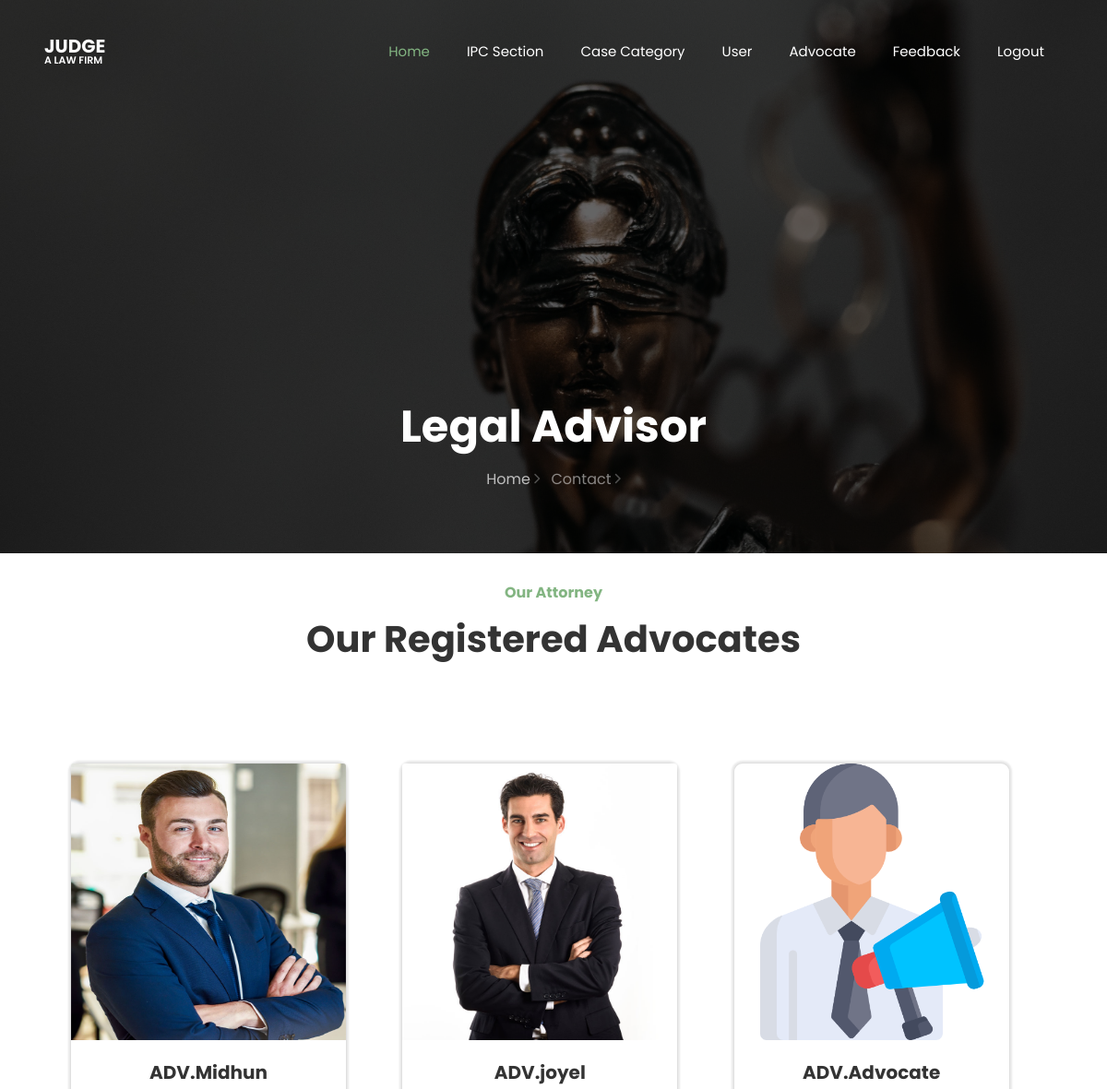
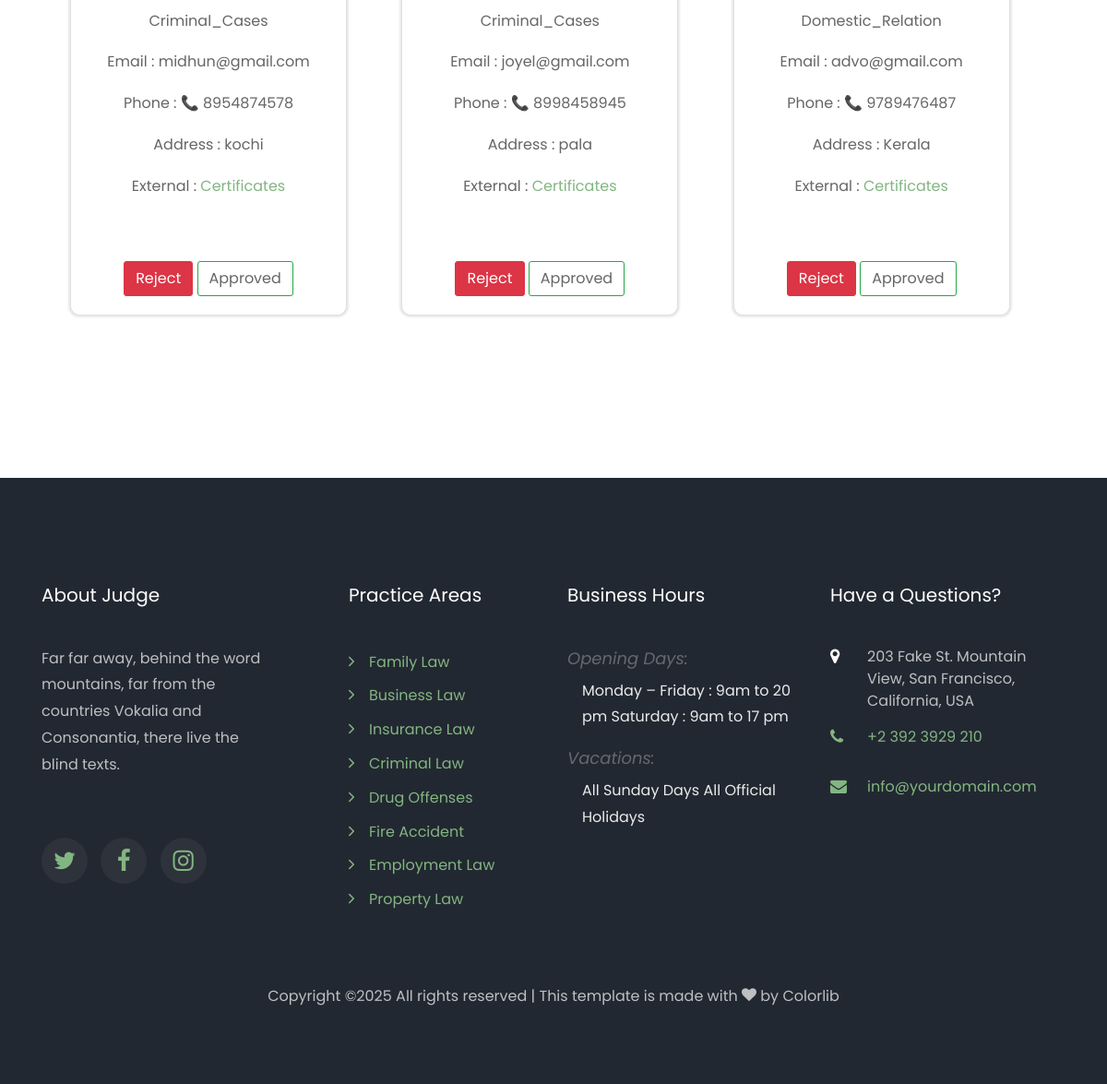
Screenshot of /admviewadvocate/ with the database file from the repository (2 pictures, top to bottom).
### myapp/models.py (models this page shows, shortened)
class Advocate(models.Model):
    name = models.CharField(max_length=100, null=True)
    email = models.EmailField(max_length=100, null=True)
    phone = models.IntegerField(null=True, blank=True)
    address = models.CharField(max_length=300, null=True)
    dob = models.DateField()
    gender = models.CharField(max_length=100)
    image = models.ImageField(null=True, upload_to="profile")
    files = models.FileField(null=True, upload_to="profile")
    loginid = models.ForeignKey(Login, on_delete=models.CASCADE, null=True)
    district= models.CharField(max_length=100, null=True)
    category=models.CharField(max_length=100, null=True)
    qualification=models.CharField(max_length=100, null=True)
    Regfee=models.CharField(max_length=100, null=True,default="Pending")
    advo_rating=models.IntegerField(null=True,blank=True)

### myapp/views.py (the view)
# urls.py: path('admviewadvocate/',views.admviewadvocate),
def admviewadvocate(request):
    view = Advocate.objects.all()
    return render(request, "Admins/advocates.html", {"view": view})

### templates/Admins/advocates.html (shortened to what this page needs)
{% extends 'Admins/common.html' %}
{% load static %}
{% block header %}
<br>
<section class="ftco-section ftco-no-pt">
    <div class="container" style="border-radius: 10px;">
        <div class="row justify-content-center mb-5 pb-3">
            <div class="col-md-7 text-center heading-section ftco-animate">
                <span class="subheading">Our Attorney</span>
                <h2 class="mb-4">Our Registered Advocates</h2>
            </div>
        </div>
        <div class="row m-3 my-5">
            {% for i in view %}
            <div class="col my-3">
                <div class="card" style="border-radius: 10px;box-shadow: 0 0 2px 2px rgb(233, 233, 233);width: 300px;">
                    <img src="/static/media/{{i.image}}" class="card-img-top" height="300px"
                        alt="Hollywood Sign on The Hill" />
                    <div class="card-body">
                        <center>
                            <h5 class="card-title"><b>ADV.{{i.name}}</b></h5>
                            <p class="">{{i.category}}</p>
                            <p class="">Email : {{i.email}}</p>
                            <p class="">Phone : 📞 {{i.phone}}</p>
                            <p class="">Address : {{i.address}}</p>
                            <p class="">External : <a href="/static/media/{{i.files}}">Certificates</a></p>
                            {% if i.loginid.is_active != 1 %}
                            <a href="/approve_advocate?id={{i.loginid_id}}" class="btn btn-success">Approve</a>
                            <a href="/reject_advocate?id={{i.loginid_id}}" class="btn btn-danger">Reject</a>
                            {% else %}
                            <a href="/reject_advocate?id={{i.loginid_id}}" class="btn btn-danger">Reject</a>
                            <a class="btn btn-outline-success">Approved</a>
                            {% endif %}
                        </center>
                    </div>
                </div>
            </div><br><br>
            {% endfor %}
        </div>
    </div>
</section>
{% endblock %}

### templates/Admins/common.html (shortened to what this page needs)
{% load static %}
<!DOCTYPE html>
<html lang="en">
  <head>
    <link rel="stylesheet" href="{% static 'css/open-iconic-bootstrap.min.css' %}">
    <link rel="stylesheet" href="{% static 'css/animate.css' %}">
    <link rel="stylesheet" href="{% static 'css/owl.carousel.min.css' %}">
    <link rel="stylesheet" href="{% static 'css/owl.theme.default.min.css' %}">
    <link rel="stylesheet" href="{% static 'css/magnific-popup.css' %}">
    <link rel="stylesheet" href="{% static 'css/aos.css' %}">
    <link rel="stylesheet" href="{% static 'css/ionicons.min.css' %}">
    <link rel="stylesheet" href="{% static 'css/flaticon.css' %}">
    <link rel="stylesheet" href="{% static 'css/icomoon.css' %}">
    <link rel="stylesheet" href="{% static 'css/style.css' %}">
  </head>
  <body>
	  <nav class="navbar px-md-0 navbar-expand-lg navbar-dark ftco_navbar bg-dark ftco-navbar-light" id="ftco-navbar">
	    <div class="container-fluid px-md-5">
	      <a class="navbar-brand" href="index.html">Judge <span>A Law Firm</span></a>
	      <div class="collapse navbar-collapse" id="ftco-nav">
	        <ul class="navbar-nav ml-auto">
            <li class="nav-item active"><a href="/" class="nav-link">Home</a></li>
            <li class="nav-item"><a href="/addipc_section" class="nav-link">IPC Section</a></li>
            <li class="nav-item"><a href="/add_case_category" class="nav-link">Case Category</a></li>
            <li class="nav-item"><a href="/admviewusers" class="nav-link">User </a></li>
            <li class="nav-item"><a href="/admviewadvocate" class="nav-link">Advocate </a></li>
					<li class="nav-item"><a href="/admviewfeedback" class="nav-link">Feedback</a></li>
            <li class="nav-item"><a href="/login" class="nav-link">Logout </a></li>
          </ul>
	      </div>
	    </div>
	  </nav>
    <section class="hero-wrap hero-wrap-2" style="background-image: url(/static/images/law.jpg);" data-stellar-background-ratio="0.5">
      <div class="overlay"></div>
      <div class="container">
        <div class="row no-gutters slider-text align-items-end justify-content-center">
          <div class="col-md-9 ftco-animate pb-5 text-center">
            <h1 class="mb-3 bread">Legal Advisor</h1>
            <p class="breadcrumbs"><span class="mr-2"><a href="">Home <i class="ion-ios-arrow-forward"></i></a></span> <span>Contact <i class="ion-ios-arrow-forward"></i></span></p>
          </div>
        </div>
      </div>
    </section>
    {% block header %}
    {% endblock %}
    <footer class="ftco-footer ftco-bg-dark ftco-section">
        <div class="container">
          <div class="row mb-5">
            <div class="col-md">
              <div class="ftco-footer-widget mb-4">
                <h2 class="ftco-heading-2">About Judge</h2>
                <p>Far far away, behind the word mountains, far from the countries Vokalia and Consonantia, there live the blind texts.</p>
                <ul class="ftco-footer-social list-unstyled float-md-left float-lft mt-5">
                  <li class="ftco-animate"><a href="#"><span class="icon-twitter"></span></a></li>
                  <li class="ftco-animate"><a href="#"><span class="icon-facebook"></span></a></li>
                  <li class="ftco-animate"><a href="#"><span class="icon-instagram"></span></a></li>
                </ul>
              </div>
            </div>
            <div class="col-md">
              <div class="ftco-footer-widget mb-4 ml-md-5">
                <h2 class="ftco-heading-2">Practice Areas</h2>
                <ul class="list-unstyled">
                  <li><a href="#" class="py-1 d-block"><span class="ion-ios-arrow-forward mr-3"></span>Family Law</a></li>
                  <li><a href="#" class="py-1 d-block"><span class="ion-ios-arrow-forward mr-3"></span>Business Law</a></li>
                  <li><a href="#" class="py-1 d-block"><span class="ion-ios-arrow-forward mr-3"></span>Insurance Law</a></li>
                  <li><a href="#" class="py-1 d-block"><span class="ion-ios-arrow-forward mr-3"></span>Criminal Law</a></li>
                  <li><a href="#" class="py-1 d-block"><span class="ion-ios-arrow-forward mr-3"></span>Drug Offenses</a></li>
                  <li><a href="#" class="py-1 d-block"><span class="ion-ios-arrow-forward mr-3"></span>Fire Accident</a></li>
                  <li><a href="#" class="py-1 d-block"><span class="ion-ios-arrow-forward mr-3"></span>Employment Law</a></li>
                  <li><a href="#" class="py-1 d-block"><span class="ion-ios-arrow-forward mr-3"></span>Property Law</a></li>
                </ul>
              </div>
            </div>
            <div class="col-md">
               <div class="ftco-footer-widget mb-4">
                <h2 class="ftco-heading-2">Business Hours</h2>
                <div class="opening-hours">
                    <h4>Opening Days:</h4>
                    <p class="pl-3">
                        <span>Monday – Friday : 9am to 20 pm</span>
                        <span>Saturday : 9am to 17 pm</span>
                    </p>
                    <h4>Vacations:</h4>
                    <p class="pl-3">
                        <span>All Sunday Days</span>
                        <span>All Official Holidays</span>
                    </p>
                </div>
              </div>
            </div>
            <div class="col-md">
              <div class="ftco-footer-widget mb-4">
                  <h2 class="ftco-heading-2">Have a Questions?</h2>
                  <div class="block-23 mb-3">
                    <ul>
                      <li><span class="icon icon-map-marker"></span><span class="text">203 Fake St. Mountain View, San Francisco, California, USA</span></li>
                      <li><a href="#"><span class="icon icon-phone"></span><span class="text">+2 392 3929 210</span></a></li>
                      <li><a href="#"><span class="icon icon-envelope"></span><span class="text">info@yourdomain.com</span></a></li>
                    </ul>
                  </div>
              </div>
            </div>
          </div>
          <div class="row">
            <div class="col-md-12 text-center">
              <p>
    Copyright &copy;<script>document.write(new Date().getFullYear());</script> All rights reserved | This template is made with <i class="icon-heart color-danger" aria-hidden="true"></i> by <a href="https://colorlib.com" target="_blank">Colorlib</a>
    </p>
            </div>
          </div>
        </div>
      </footer>
    </body>
  </html>

### static/css/icomoon.css (style rules this page uses)
[class^="icon-"], [class*=" icon-"] { font-family: 'icomoon' !important; speak: none; font-style: normal; font-weight: normal; font-variant: normal; text-transform: none; line-height: 1; -webkit-font-smoothing: antialiased; -moz-osx-font-smoothing: grayscale; }
.icon-heart:before { content: "\f004"; }
.icon-map-marker:before { content: "\f041"; }
.icon-phone:before { content: "\f095"; }
.icon-twitter:before { content: "\f099"; }
.icon-facebook:before { content: "\f09a"; }
.icon-envelope:before { content: "\f0e0"; }
.icon-instagram:before { content: "\f16d"; }

### templates/Admins/advocates.html (style rules this page uses)
.btn { margin-top: 50px; }

### rows the page displays
Advocate: image (picture), name "Midhun", category "Criminal_Cases", email "midhun@gmail.com", phone "8954874578", address "kochi"
Advocate: image (picture), name "joyel", category "Criminal_Cases", email "joyel@gmail.com", phone "8998458945", address "pala"
Advocate: image (picture), name "Advocate", category "Domestic_Relation", email "advo@gmail.com", phone "9789476487", address "Kerala"
